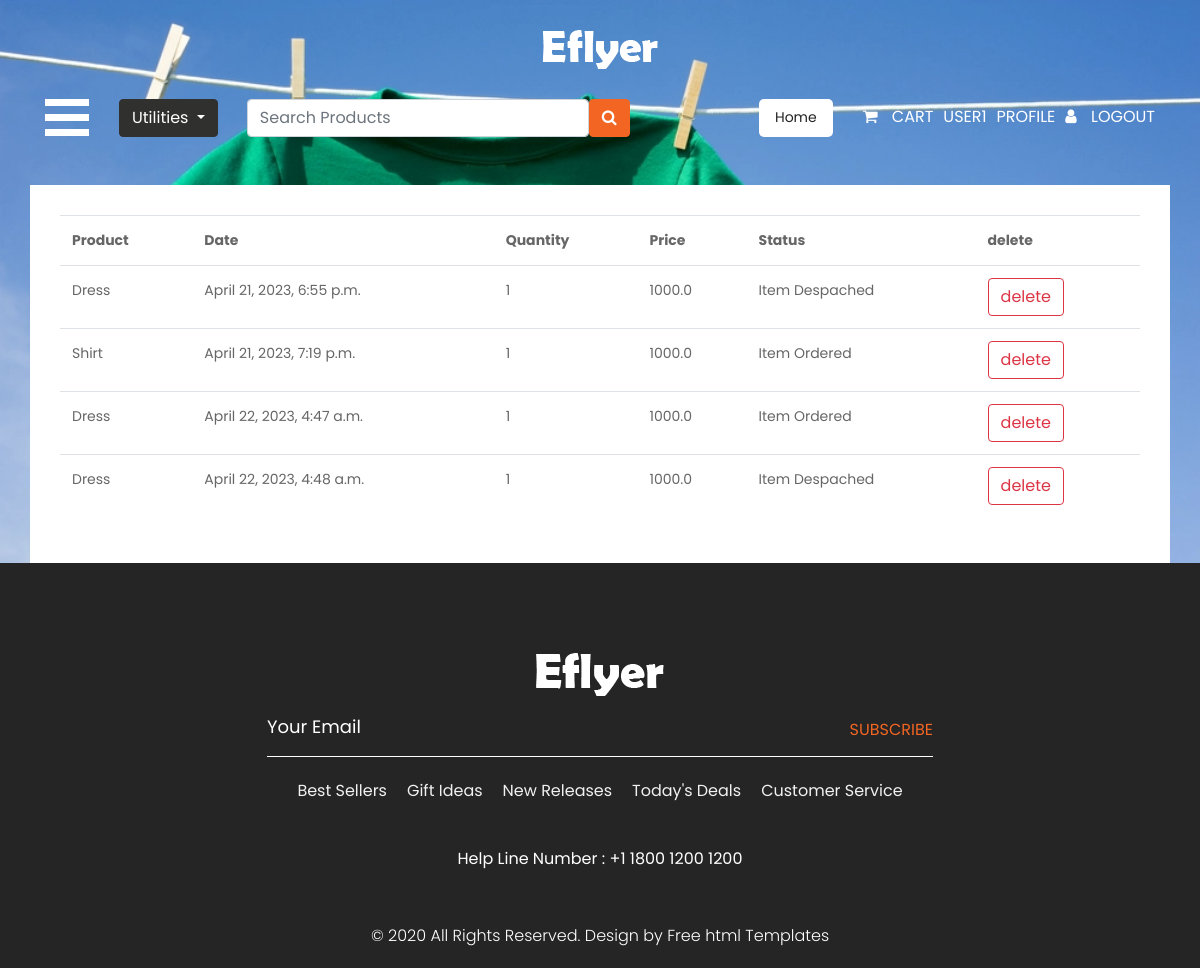
The page /Myorders (signed in) on the database as committed earlier.
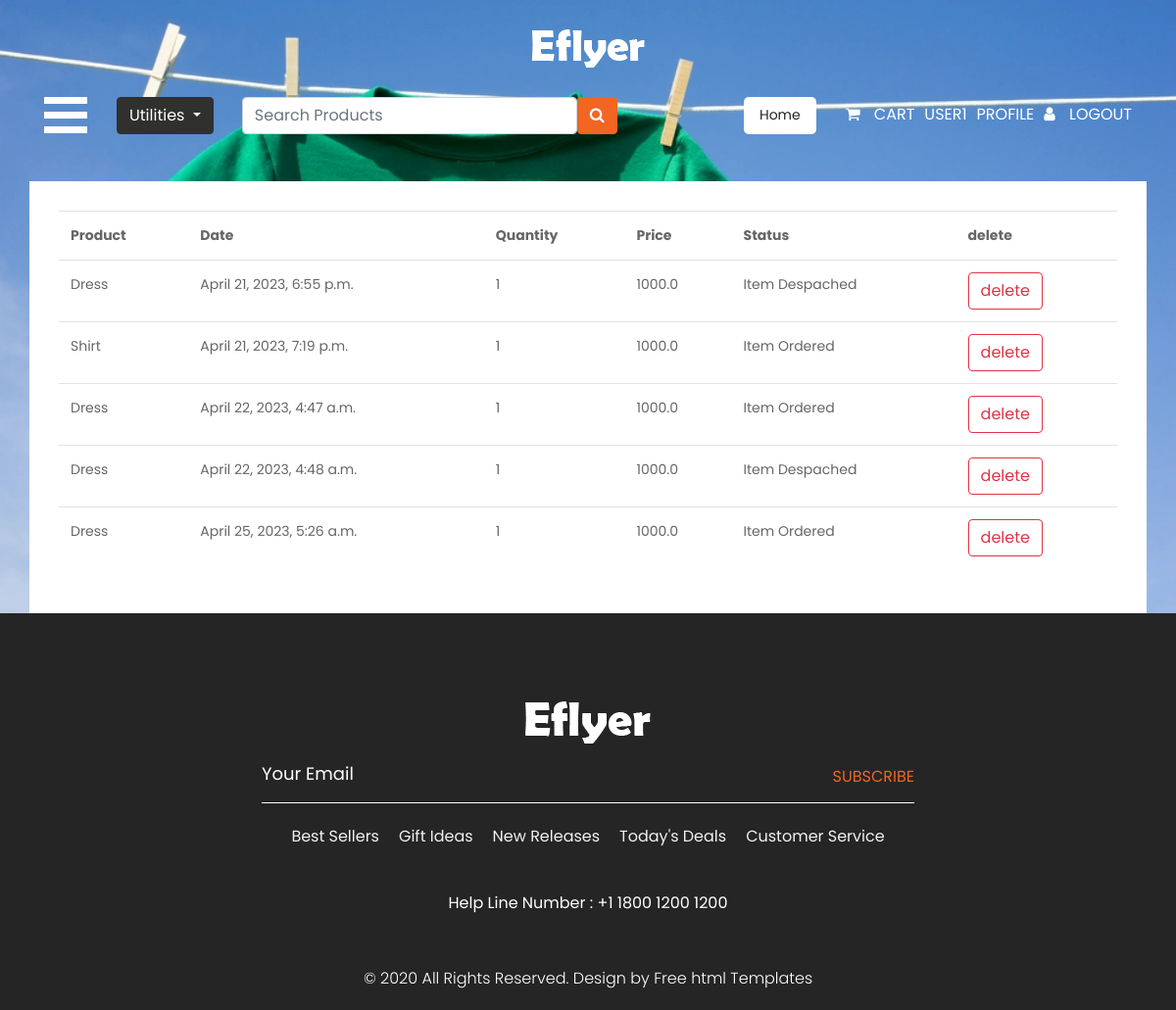
The same page on the database as committed later.
### AdminApp/models.py (models this page shows)
class CheckOuts(models.Model):
    Product = models.ForeignKey(Product,on_delete=models.CASCADE)
    date = models.DateTimeField(auto_now_add=True)
    quantity = models.IntegerField()
    price = models.FloatField()
    user = models.ForeignKey(User,on_delete=models.CASCADE)
    status = models.CharField(max_length=255)
    py_status = models.BooleanField(default=False)

class Product(models.Model):
    name = models.CharField(max_length=20)
    category = models.CharField(max_length=25,choices=options)
    price = models.FloatField()
    point = models.IntegerField()
    image = models.FileField(upload_to="product_image")
    stock = models.IntegerField()
    user = models.ForeignKey(User,on_delete=models.CASCADE,null=True,blank=True)

### AdminApp/views.py (the view)
# urls.py: path("Myorders",views.Myorders,name="Myorders"),
@login_required(login_url="SignIn")
def Myorders(request):
    order = CheckOuts.objects.filter(user = request.user)
    context = {
        'order':order
    }
    return render(request,"myorders.html",context)

### templates/myorders.html (shortened to what this page needs)
{% extends "index.html" %}
{% block content %}
<div class="container cont mt-5">
    <table class="table table-borderd-dark">
        <tr>
            <th>Product</th>
            <th>Date</th>
            <th>Quantity</th>
            <th>Price</th>
            <th>Status</th>
            <th>delete</th>
        </tr>
        {% for i in order  %}
        <tr>
            <td>{{i.Product.name}}</td>
            <td>{{i.date}}</td>
            <td>{{i.quantity}}</td>
            <td>{{i.price}}</td>
            <td>{{i.status}}</td>
            <td><a href="{%url 'deleteorderedhistory' i.id%}" class="btn btn-outline-danger btn-small" >delete</a></td>
        </tr>
        {% endfor %}
    </table>
</div>
{% endblock  %}

Rows that differ between the two databases and show on the page:
added CheckOuts: Product.name "Dress", date "April 25, 2023, 5:26 a.m.", quantity "1", price "1000.0", status "Item Ordered"
